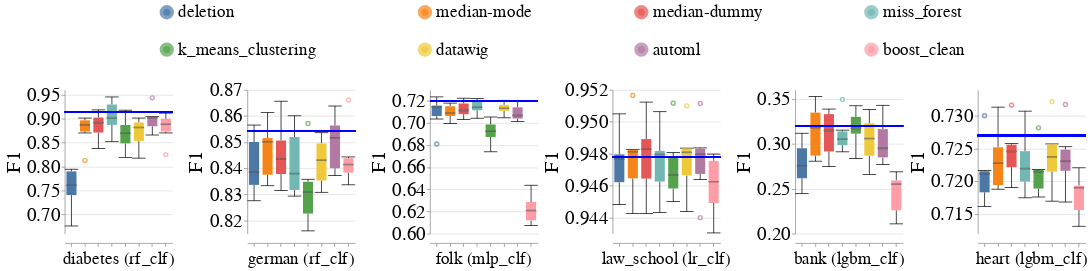

The notebook cell this image was saved under:
### Code cell
create_box_plots_for_diff_imputers_and_datasets(train_injection_scenario='MNAR3',
                                                test_injection_scenario='MNAR3',
                                                metric_name='f1',
                                                db_client=db_client)

### Figure 1 — Vega-Lite specification as saved in the notebook (floating-point values rounded to 4 significant figures; data arrays with more than 128 entries replaced by an {"elided": "..."} marker saying what was removed)
{"config": {"view": {"continuousWidth": 400, "continuousHeight": 300, "stroke": null}, "axis": {"labelFontSize": 26, "labelFontWeight": "normal", "titleFontSize": 28, "titleFontWeight": "normal"}, "facet": {"spacing": 5}, "header": {"labelFontSize": 24, "labelOrient": "bottom", "labelPadding": 5, "titleFontSize": 28}, "legend": {"columns": 4, "direction": "horizontal", "labelFontSize": 24, "labelLimit": 400, "orient": "top", "symbolOffset": 130, "symbolStrokeWidth": 10, "titleAnchor": "middle", "titleFontSize": 26, "titleLimit": 300}, "title": {"fontSize": 28}}, "data": {"name": "data-15cccea0e690b9a81e017c6b146732bf"}, "facet": {"column": {"field": "Dataset_Name_With_Model_Name", "sort": {"field": "Dataset_Sequence_Number", "order": "ascending"}, "title": null, "type": "nominal"}}, "spec": {"layer": [{"mark": {"type": "boxplot", "median": {"stroke": "black", "strokeWidth": 0.7}, "ticks": true}, "encoding": {"color": {"field": "Null_Imputer_Name", "sort": ["deletion", "median-mode", "median-dummy", "miss_forest", "k_means_clustering", "datawig", "automl", "boost_clean"], "title": null, "type": "nominal"}, "x": {"axis": {"labels": false}, "field": "Null_Imputer_Name", "sort": ["deletion", "median-mode", "median-dummy", "miss_forest", "k_means_clustering", "datawig", "automl", "boost_clean"], "title": null, "type": "nominal"}, "y": {"field": "Metric_Value", "scale": {"zero": false}, "title": "F1", "type": "quantitative"}}}, {"mark": "rule", "encoding": {"color": {"value": "blue"}, "size": {"value": 2}, "y": {"field": "Baseline_Median", "type": "quantitative"}}}], "height": 200, "width": 150}, "resolve": {"scale": {"y": "independent"}}, "$schema": "https://vega.github.io/schema/vega-lite/v4.17.0.json", "datasets": {"data-15cccea0e690b9a81e017c6b146732bf": {"elided": "288 records"}}}
